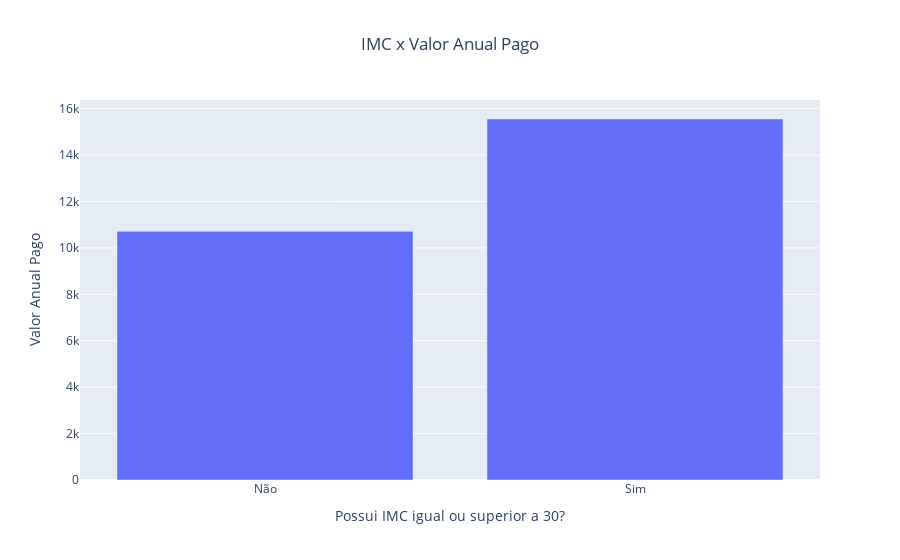

Notebook code cell kept with this figure:
### Markdown cell above
Parcialmente verdade! Pessoas com IMC igual ou superior a 30 tendem a pagar, em média, 45% a mais.

### Code cell
#cria dataset auxiliar
df_temp = df2.copy()
df_temp['>=30'] = 0
df_temp.loc[df_temp['bmi'] >= 30, '>=30'] = 1
aux = df_temp.groupby('>=30').agg({'charges' : 'mean'}).reset_index()

#cria grafico
fig = go.Figure()

fig.add_trace(go.Bar(x = aux['>=30'], y=aux['charges']))

fig.update_layout(xaxis_title = 'Possui IMC igual ou superior a 30?',
                  title_text  = 'IMC x Valor Anual Pago',
                  title = dict(x=0.5),
                  yaxis_title = 'Valor Anual Pago',
                  xaxis = (dict(ticktext = ['Não', 'Sim'],
                                tickvals = [0, 1])))

fig.show()

### Figure 1 — Plotly figure (JSON) as saved in the notebook; plotly's stock layout.template omitted (floating-point values rounded to 4 significant figures)
{"data": [{"type": "bar", "x": [0, 1], "y": [10710.0, 15550.0]}], "layout": {"title": {"text": "IMC x Valor Anual Pago", "x": 0.5}, "xaxis": {"ticktext": ["Não", "Sim"], "tickvals": [0, 1], "title": {"text": "Possui IMC igual ou superior a 30?"}}, "yaxis": {"title": {"text": "Valor Anual Pago"}}}}
